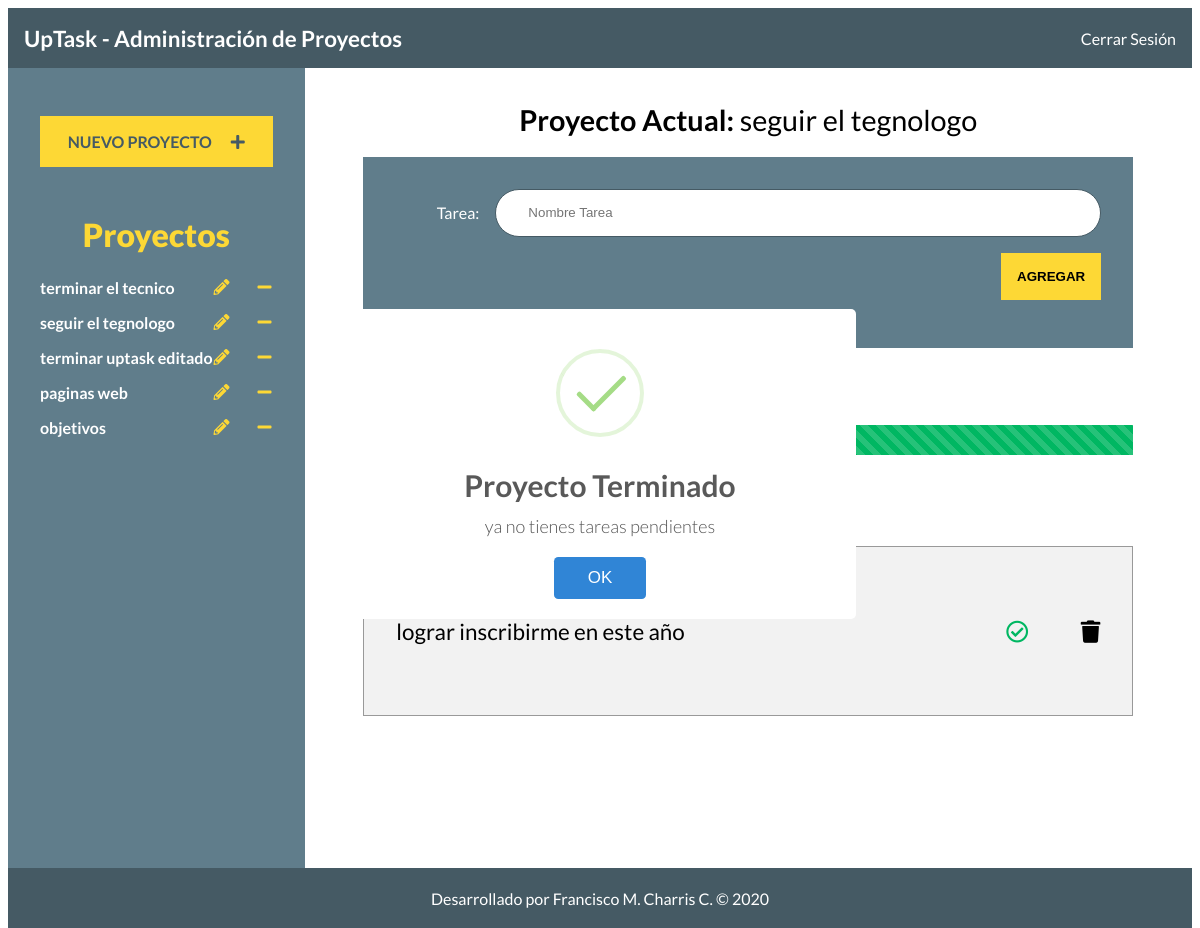
The page /index.php?id_proyecto=3 (signed in) on the database its author committed.
### tables this page shows
CREATE TABLE `proyectos` (
  `id` int(11) NOT NULL,
  `nombre` varchar(100) NOT NULL
);

CREATE TABLE `tareas` (
  `id` int(11) NOT NULL,
  `nombre` varchar(100) NOT NULL,
  `estado` int(1) NOT NULL,
  `id_proyecto` int(11) NOT NULL
);

### inc/funciones/funciones.php (called while the page is built, shortened)
<?php
function obtenerProyectos(){
	include "conexion.php";
	try {
		return $conn->query(" SELECT id, nombre FROM proyectos ");
	} catch (Exception $e) {
		echo "error : " . $e->getMessage();
		return false;
	}
}
function obtenerNombreProyecto($id = null){
	include "conexion.php";
	try {
		return $conn->query(" SELECT nombre FROM proyectos WHERE id = {$id}  ");
	} catch (Exception $e) {
		echo "error : " .  $e->getMessage();
	}
}
function obtenerTareasProyecto($id = null){
	include 'conexion.php';
	try {
		return $conn->query(" SELECT id, nombre, estado FROM tareas WHERE id_proyecto = {$id} ");
	} catch (Exception $e) {
		echo "error" . $e->getMessage();
		return false;
	}
}

### index.php (the view, shortened to what this page needs)
<?php
include 'inc/funciones/funciones.php';
include 'inc/templates/header.php';
include 'inc/templates/barra.php';
if(isset($_GET['id_proyecto']) && filter_var($_GET['id_proyecto'], FILTER_SANITIZE_NUMBER_INT)){
    $id_proyecto = filter_var($_GET['id_proyecto'], FILTER_SANITIZE_NUMBER_INT);
}else{
    $id_proyecto = 0;
}
?>
<div class="contenedor">
   <?php include 'inc/templates/sidebar.php'; ?>
    <main class="contenido-principal">
       <?php if($id_proyecto > 0){ ?>
             <?php
                $proyecto = obtenerNombreProyecto($id_proyecto);
                 if($proyecto){ ?>
                     <h1> Proyecto Actual:
                        <?php foreach($proyecto as $nombre):  ?>
                            <span><?php echo $nombre['nombre']; ?></span>
                        <?php endforeach; ?>
                    </h1>
                    <form action="#" class="agregar-tarea">
                        <div class="campo">
                            <label for="tarea">Tarea:</label>
                            <input type="text" placeholder="Nombre Tarea" class="nombre-tarea">
                        </div>
                        <div class="campo enviar">
                            <input type="submit" class="boton nueva-tarea" value="Agregar">
                        </div>
                    </form>
                <?php }else{
                    echo "<p>Selecciona un Proyecto a la izquierda</p>";
                } ?>
                <div class="avance">
                    <h2>Avance del proyecto:</h2>
                </div>
                <h2>Listado de tareas:</h2>
                <div class="listado-pendientes">
                    <ul>
                        <?php
                        $tareas = obtenerTareasProyecto($id_proyecto);
                        if($tareas->num_rows > 0){
                            foreach($tareas as $tarea){ ?>
                                <li id="tarea:<?php echo $tarea['id']; ?>" class="tarea">
                                    <p><?php echo $tarea['nombre'];?></p>
                                    <div class="acciones">
                                        <i class="far fa-check-circle <?php echo ($tarea['estado'] === '1' ? 'completo' : ''); ?>"></i>
                                        <i class="fas fa-trash"></i>
                                    </div>
                                </li>
                    <?php   }
                        }else{
                            echo  "<p class='lista-vacia'>no hay tareas para este proyecto</p>";
                        }
                        ?>
                    </ul>
                </div>
       <?php }else{
            echo "<h1>Bienvenido!!<small>escoje un proyecto de la izquierda</small></h1>";
            echo "<div class='listado-pendientes'>";
                echo "<p>Proyecto no seleccionado</p>";
            echo "</div>";
       } ?>
    </main>
</div>
<?php include 'inc/templates/footer.php'; ?>

### inc/templates/sidebar.php
 <aside class="contenedor-proyectos">
<div class="panel crear-proyecto">
    <a href="#" class="boton">Nuevo Proyecto <i class="fas fa-plus"></i> </a>
</div>
<div class="panel lista-proyectos">
    <h2>Proyectos</h2>
    <ul id="proyectos">
        <?php
             $proyectos = obtenerProyectos();
            if($proyectos){
                foreach($proyectos as $proyecto){ ?>
                    <li>
             <a href="index.php?id_proyecto=<?php echo $proyecto['id']; ?>" id="proyecto:<?php echo $proyecto['id']; ?>">
                            <?php echo $proyecto['nombre']; ?>
                        </a>
                        <div class="accionesProyecto">
                            <i class="fas fa-pencil-alt"></i>
                            <i class="fas fa-minus"></i>
                        </div>
                    </li>
        <?php  }
            }
        ?>
    </ul>
</div>
</aside>

### css/style.css (style rules this page uses)
html { box-sizing: border-box; height: 100%; }
*, *:before, *:after { box-sizing: inherit; }
body { font-family: 'Lato', sans-serif; min-height: 100%; }
.swal2-shown aside { height: 100vh; }
.campo { display: flex; margin-bottom: 1rem; align-items: center; }
.campo label { flex: 0 0 100px; text-align: right; padding-right: 1rem; }
.campo input[type="text"], .campo input[type="password"] { height: 3rem; border: 0; flex: 1; border: 1px solid #455A64; border-radius: 5rem; padding-left: 2rem; }
.enviar { justify-content: flex-end; }
.boton { background-color: #FDD835; text-align: center; transition: background-color .5s ease-in-out; display: block; padding: 1rem; text-transform: uppercase; font-weight: 400; border: none; font-weight: 900; }
body.index { height: 100vh; }
.contenedor-proyectos { min-height: 100vh; max-width: 300px; background-color: #607D8B; padding-top: 1rem; }
.panel { padding: 1rem; margin: 1rem; }
.panel a { color: white; font-weight: bold; text-decoration: none; }
.panel h2 { color: #FDD835; font-weight: 900; text-align: center; font-size: 2rem; margin: 0; }
.crear-proyecto i { margin-left: 1rem; }
.crear-proyecto a { color: #455A64; }
.lista-proyectos ul { list-style: none; padding: 1.5rem 0 0 0; margin: 0; }
.lista-proyectos ul li { display: flex; justify-content: space-between; margin-bottom: 1rem; }
.accionesProyecto { display: flex; justify-content: space-between; min-width: 60px; }
.accionesProyecto i { padding: 1px; color: #FDD835; }
.contenedor { display: flex; flex-basis: calc(30% 70%); height: calc( 100% ); }
.contenido-principal { flex: 1; padding: 1rem; overflow: scroll; }
.contenido-principal h1, .contenido-principal h2 { text-align: center; }
.contenido-principal h1 { font-size: 1.8rem; }
.contenido-principal h2 { font-size: 1.4rem; margin-top: 2rem; }
.contenido-principal h1 span { font-weight: 400; }
.agregar-tarea { max-width: 800px; width: 90%; background-color: #607D8B; margin: 0 auto; padding: 2rem; color: white; transition: background-color .5s ease-in-out; }
.listado-pendientes { background-color: #F2F2F2; max-width: 800px; width: 90%; margin: 2rem auto 0 auto; padding: 2rem; border: 1px solid #999; }
.listado-pendientes ul { padding: 0; list-style: none; }
.listado-pendientes ul li { display: flex; align-items: center; justify-content: space-between; font-size: 1.4rem; border-bottom: 1px solid #d1d1d1; }
.listado-pendientes ul li:last-of-type { border-bottom: none; }
.listado-pendientes ul li i { cursor: pointer; }
.acciones i:last-child { margin-left: 3rem; }
.completo { color: #00B762; }

### rows shown on the page
proyectos: nombre "terminar el tecnico"
proyectos: nombre "seguir el tegnologo"
proyectos: nombre "terminar uptask editado"
proyectos: nombre "paginas web"
proyectos: nombre "objetivos"
tareas: nombre "lograr inscribirme en este año", estado 1 (drawn)
